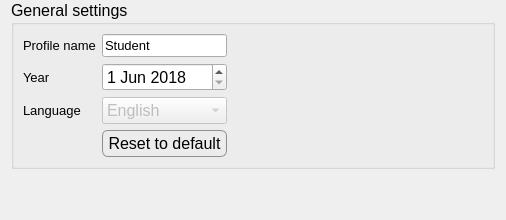
      <widget class="QWidget" name="page_0">
       <property name="styleSheet">
        <string notr="true"/>
       </property>
       <layout class="QGridLayout" name="gridLayout_7">
        <property name="topMargin">
         <number>0</number>
        </property>
        <item row="0" column="0" colspan="2">
         <widget class="QGroupBox" name="groupBox_generalSettings">
          <property name="minimumSize">
           <size>
            <width>0</width>
            <height>100</height>
           </size>
          </property>
          <property name="font">
           <font>
            <pointsize>12</pointsize>
            <weight>50</weight>
            <bold>false</bold>
           </font>
          </property>
          <property name="styleSheet">
           <string notr="true"/>
          </property>
          <property name="title">
           <string>General settings</string>
          </property>
          <layout class="QGridLayout" name="gridLayout_13">
           <item row="2" column="1">
            <widget class="QComboBox" name="comboBox">
             <property name="enabled">
              <bool>false</bool>
             </property>
             <item>
              <property name="text">
               <string>English</string>
              </property>
             </item>
             <item>
              <property name="text">
               <string>Italiano</string>
              </property>
             </item>
            </widget>
           </item>
           <item row="1" column="0">
            <widget class="QLabel" name="label_22">
             <property name="font">
              <font>
               <pointsize>10</pointsize>
              </font>
             </property>
             <property name="text">
              <string>Year</string>
             </property>
            </widget>
           </item>
           <item row="0" column="2" colspan="2">
            <spacer name="horizontalSpacer_5">
             <property name="orientation">
              <enum>Qt::Horizontal</enum>
             </property>
             <property name="sizeHint" stdset="0">
              <size>
               <width>250</width>
               <height>20</height>
              </size>
             </property>
            </spacer>
           </item>
           <item row="0" column="1">
            <widget class="QLineEdit" name="lineEdit_userName">
             <property name="font">
              <font>
               <pointsize>10</pointsize>
              </font>
             </property>
             <property name="accessibleName">
              <string/>
             </property>
             <property name="accessibleDescription">
              <string/>
             </property>
             <property name="text">
              <string notr="true">Student</string>
             </property>
            </widget>
           </item>
           <item row="2" column="0">
            <widget class="QLabel" name="label_12">
             <property name="font">
              <font>
               <pointsize>10</pointsize>
              </font>
             </property>
             <property name="text">
              <string>Language</string>
             </property>
            </widget>
           </item>
           <item row="3" column="1">
            <widget class="QPushButton" name="pushButton_toDefault">
             <property name="font">
              <font>
               <pointsize>-1</pointsize>
              </font>
             </property>
             <property name="toolTip">
              <string>&lt;html&gt;&lt;head/&gt;&lt;body&gt;&lt;p&gt;Reset settings to default values&lt;/p&gt;&lt;/body&gt;&lt;/html&gt;</string>
             </property>
             <property name="styleSheet">
              <string notr="true"> QPushButton {
     border: 1px solid #8f8f91;
     border-radius: 6px;
     height: 25px;
     font-size: 16px;
     background-color: qlineargradient(x1: 0, y1: 0, x2: 0, y2: 1,
                                       stop: 0 #f6f7fa, stop: 1 #dadbde);

 }


 QPushButton:focus:pressed {
     background-color: qlineargradient(x1: 0, y1: 0, x2: 0, y2: 1,
                                       stop: 0 #F0FFF0, stop: 1 #f6f7fa);
 }

 QPushButton:hover {
     background-color: qlineargradient(x1: 0, y1: 0, x2: 0, y2: 1,
                                       stop: 0 #f6f7fa, stop: 1 #F0FFF0);
 }

QPushButton:disabled{ background-color: #CCCCCC; }

 QPushButton:flat {
     border: none; /* no border for a flat push button */
 }

 QPushButton:default {
     border-color: navy; /* make the default button prominent */
 }</string>
             </property>
             <property name="text">
              <string>Reset to default</string>
             </property>
            </widget>
           </item>
           <item row="0" column="0">
            <widget class="QLabel" name="label_17">
             <property name="font">
              <font>
               <pointsize>10</pointsize>
              </font>
             </property>
             <property name="text">
              <string>Profile name</string>
             </property>
            </widget>
           </item>
           <item row="1" column="1">
            <widget class="QDateEdit" name="dateEdit">
             <property name="date">
              <date>
               <year>2018</year>
               <month>6</month>
               <day>1</day>
              </date>
             </property>
            </widget>
           </item>
          </layout>
         </widget>
        </item>
        <item row="1" column="1">
         <spacer name="verticalSpacer_4">
          <property name="orientation">
           <enum>Qt::Vertical</enum>
          </property>
          <property name="sizeHint" stdset="0">
           <size>
            <width>20</width>
            <height>40</height>
           </size>
          </property>
         </spacer>
        </item>
       </layout>
      </widget>
